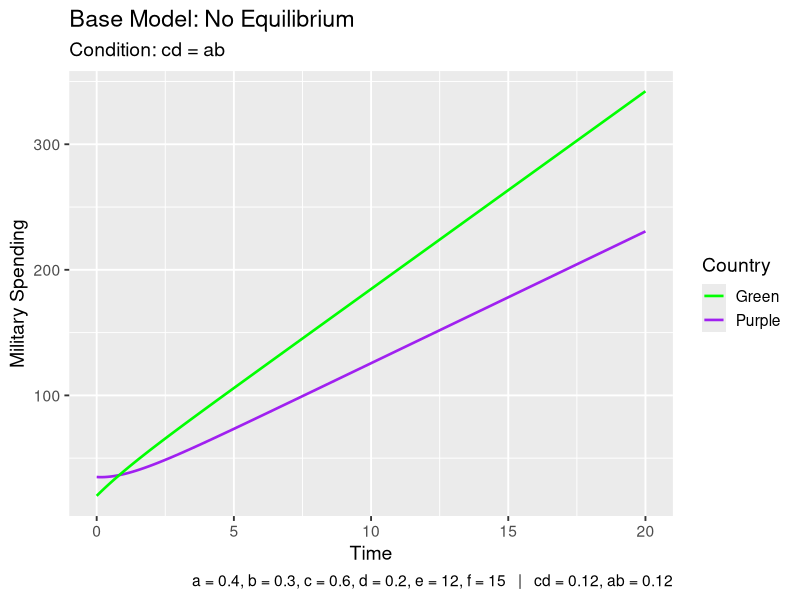
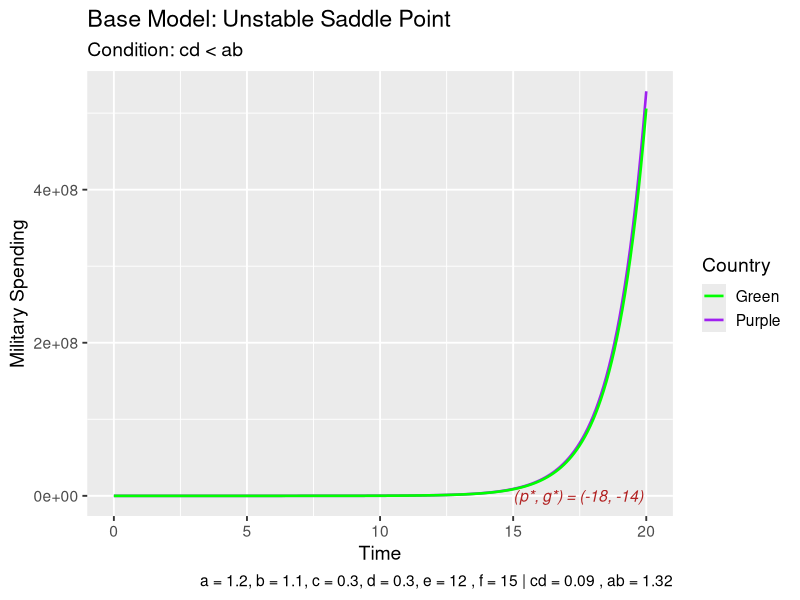
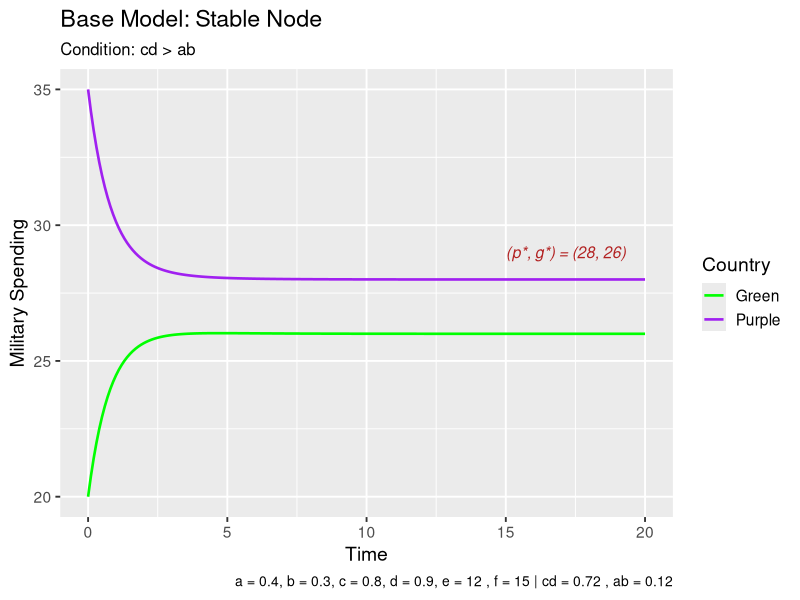
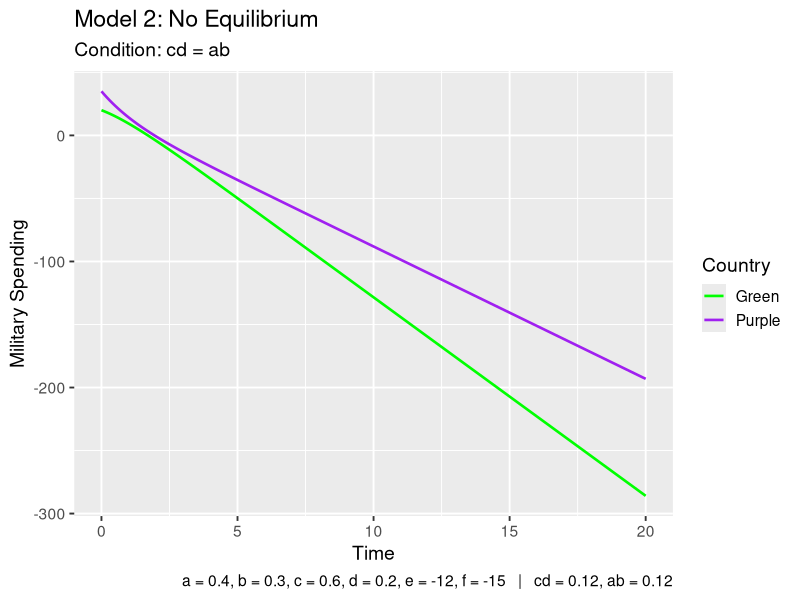
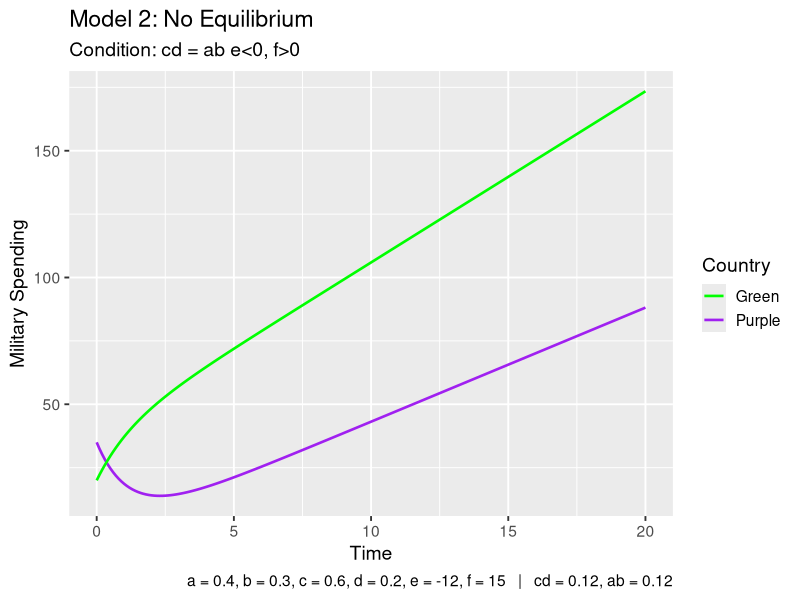
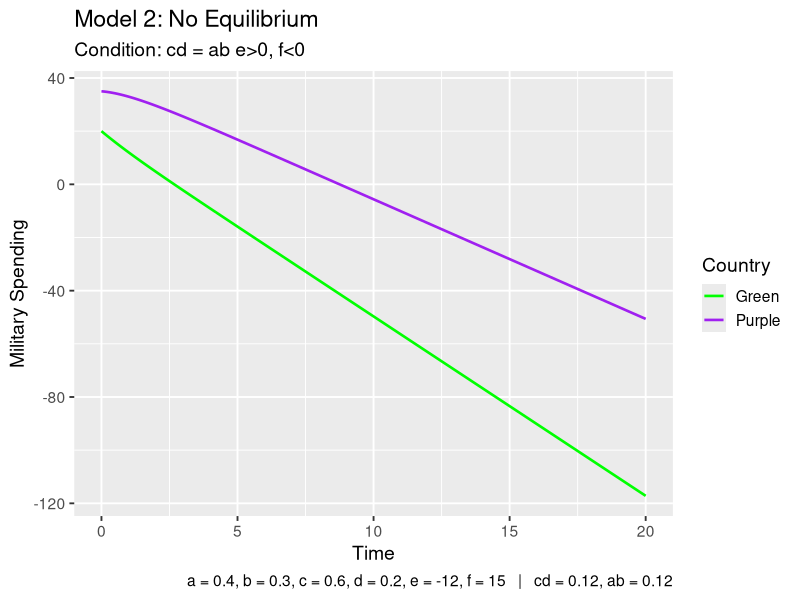

Write the R code that produced these figures, in order. (Note: this script raises an error after producing the figures.)
####################
# Arms Race Model
####################

#load libraries
library(ggplot2)

#time values
t_vals <- seq(0, 20, by = 0.1)

#parameters
#values of e and f shift the equilibrium but do not change stability results - confirm
e <- 12
f <- 15

#initial conditions determine the starting point of the simulation
#values below or above equilibrium affect whether spending initially increases or decreases
#p0 <- 12
#g0 <- 15
p0 <- 35
g0 <- 20

#create matrix to store model values: simulated spending levels of Purple and Green, respectively
arms <- matrix(NA, nrow = 2, ncol = length(t_vals))
arms[,1] <- c(p0, g0)

#Euler's method to numerically simulate the arms race model
arms_model <- function(t_vals, arms, a, b, c, d, e, f){
  h <- t_vals[2] - t_vals[1]
  for(t in 2:length(t_vals)){
    
    p_prev <- arms[1, t-1]
    g_prev <- arms[2, t-1]
  
    dp <- a*g_prev - c*p_prev + e
    dg <- b*p_prev - d*g_prev + f
    
    p_new <- p_prev + h*dp
    g_new <- g_prev + h*dg
    
    arms[,t] <- c(p_new, g_new)
  }
  return(arms)
}


#equilibirum
equilibrium <- function(a, b, c, d, e, f) {
  denom <- c*d - a*b
  if (abs(denom) < 1e-10) return(NULL)
  
  p_star <- (d*e + a*f) / denom
  g_star <- (b*e + c*f) / denom
  
  return(c(p_star = p_star, g_star = g_star))
}

#Model 1 - Condition: cd = ab, (e,f) >0
model1 <- arms_model(t_vals, arms, a = 0.4, b = 0.3, c = 0.6, d = 0.2, e, f)

soln1 <- data.frame(
  time = t_vals,
  purple = model1[1,],
  green = model1[2,]
)

ggplot(soln1) +
  geom_line(aes(x = time, y = purple, colour = "Purple"), linewidth = 0.9) +
  geom_line(aes(x = time, y = green, colour = "Green"), linewidth = 0.9) +
  
  labs(
    title = "Base Model: No Equilibrium",
    subtitle = "Condition: cd = ab",
    x = "Time",
    y = "Military Spending",
    colour = "Country",
    caption = paste0(
      "a = 0.4, b = 0.3, c = 0.6, d = 0.2, e = ", e, ", f = ", f,
      "   |   cd = ", round(0.6*0.2,2),
      ", ab = ", round(0.4*0.3,2)
    )
  ) +
  
  scale_colour_manual(values = c("Purple" = "purple", "Green" = "green")) +
  
  theme_gray(base_size = 14)

#Model 2 - Condition: cd < ab , +ve e,f
model2 <- arms_model(t_vals, arms, a = 1.2, b = 1.1, c = 0.3, d = 0.3, e, f)
#Plot Model 2
soln2 <- data.frame(
  time = t_vals,
  purple = model2[1,],
  green = model2[2,]
)

eq2 <- equilibrium(a = 1.2, b = 1.1, c = 0.3, d = 0.3, e = e, f = f)

ggplot(soln2) +
  geom_line(aes(x = time, y = purple, colour = "Purple"), linewidth = 0.9) +
  geom_line(aes(x = time, y = green, colour = "Green"), linewidth = 0.9) +
  
  #equilibrium label
  annotate("text",
           x = max(t_vals)*0.75,
           y = eq2["p_star"] + 1,
           label = paste0("(p*, g*) = (",
                          round(eq2["p_star"],0), ", ",
                          round(eq2["g_star"],0), ")"),
           hjust = 0,
           size = 4,
           colour = "firebrick",
           fontface = "italic") +
  
  labs(
    title = "Base Model: Unstable Saddle Point",
    subtitle = "Condition: cd < ab",
    x = "Time",
    y = "Military Spending",
    colour = "Country",
    caption = paste("a = 1.2, b = 1.1, c = 0.3, d = 0.3, e =", e, ", f =", f,
                    "| cd =", round(0.3*0.3,2), ", ab =", round(1.2*1.1,2))
  ) +
  scale_colour_manual(values = c("Purple" = "purple", "Green" = "green")) +
  theme_gray(base_size = 14)

#Model 3: Condition: cd > ab
model3 <- arms_model(t_vals, arms, a = 0.4, b = 0.3, c = 0.8, d = 0.9, e, f)

soln3 <- data.frame(
  time = t_vals,
  purple = model3[1,],
  green = model3[2,]
)

eq3 <- equilibrium(a = 0.4, b = 0.3, c = 0.8, d = 0.9, e = e, f = f)

ggplot(soln3) +
  geom_line(aes(x = time, y = purple, colour = "Purple"), linewidth = 0.9) +
  geom_line(aes(x = time, y = green, colour = "Green"), linewidth = 0.9) +
  
  #equilibrium label
  annotate("text",
           x = max(t_vals)*0.75,
           y = eq3["p_star"] + 1,
           label = paste0("(p*, g*) = (",
                          round(eq3["p_star"],0), ", ",
                          round(eq3["g_star"],0), ")"),
           hjust = 0,
           size = 4,
           colour = "firebrick",
           fontface = "italic") +
  
  labs(
    title = "Base Model: Stable Node",
    subtitle = "Condition: cd > ab",
    x = "Time",
    y = "Military Spending",
    colour = "Country",
    caption = paste("a = 0.4, b = 0.3, c = 0.8, d = 0.9, e =", e, ", f =", f,
                    "| cd =", round(0.8*0.9,2), ", ab =", round(0.4*0.3,2))
  ) +
  
  scale_colour_manual(values = c("Purple" = "purple", "Green" = "green")) +
  
  theme_gray(base_size = 14) +
  theme(
    plot.title = element_text(face = "plain"),
    plot.subtitle = element_text(size = 12),
    legend.position = "right",
    plot.caption = element_text(size = 10)
  )


#Model 1 - Condition: cd = ab, (e,f) < 0
model1_neg <- arms_model(t_vals, arms, a = 0.4, b = 0.3, c = 0.6, d = 0.2, e=-e, f=-f)

eq1 <- equilibrium(a = 0.4, b = 0.3, c = 0.6, d = 0.2, e = -e, f = -f) 
## Returns null so I'm going to delete logic for
## plotting equilibriums

soln1_neg <- data.frame(
  time = t_vals,
  purple = model1_neg[1,],
  green = model1_neg[2,]
)

ggplot(soln1_neg) +
  geom_line(aes(x = time, y = purple, colour = "Purple"), linewidth = 0.9) +
  geom_line(aes(x = time, y = green, colour = "Green"), linewidth = 0.9) +

  labs(
    title = "Model 2: No Equilibrium",
    subtitle = "Condition: cd = ab",
    x = "Time",
    y = "Military Spending",
    colour = "Country",
    caption = paste0(
      "a = 0.4, b = 0.3, c = 0.6, d = 0.2, e = ", -e, ", f = ", -f,
      "   |   cd = ", round(0.6*0.2,2),
      ", ab = ", round(0.4*0.3,2)
    )
  ) +
  
  scale_colour_manual(values = c("Purple" = "purple", "Green" = "green")) +
  
  theme_gray(base_size = 14)

#Model 1 - Condition: cd = ab, (e< 0 f> 0)
model1_diff <- arms_model(t_vals, arms, a = 0.4, b = 0.3, c = 0.6, d = 0.2, e=-e, f=f)

eq1 <- equilibrium(a = 0.4, b = 0.3, c = 0.6, d = 0.2, e = -e, f = f) 
## Returns null so I'm going to delete logic for
## plotting equilibriums

soln1_neg <- data.frame(
  time = t_vals,
  purple = model1_diff[1,],
  green = model1_diff[2,]
)

ggplot(soln1_neg) +
  geom_line(aes(x = time, y = purple, colour = "Purple"), linewidth = 0.9) +
  geom_line(aes(x = time, y = green, colour = "Green"), linewidth = 0.9) +
  
  labs(
    title = "Model 2: No Equilibrium",
    subtitle = "Condition: cd = ab e<0, f>0",
    x = "Time",
    y = "Military Spending",
    colour = "Country",
    caption = paste0(
      "a = 0.4, b = 0.3, c = 0.6, d = 0.2, e = ", -e, ", f = ", f,
      "   |   cd = ", round(0.6*0.2,2),
      ", ab = ", round(0.4*0.3,2)
    )
  ) +
  
  scale_colour_manual(values = c("Purple" = "purple", "Green" = "green")) +
  
  theme_gray(base_size = 14)

#Model 1 - Condition: cd = ab, (e> 0 f< 0)
model1_diff_b <- arms_model(t_vals, arms, a = 0.4, b = 0.3, c = 0.6, d = 0.2, e=e, f=-f)

eq1 <- equilibrium(a = 0.4, b = 0.3, c = 0.6, d = 0.2, e = e, f = -f) 
## Returns null so I'm going to delete logic for
## plotting equilibriums

soln1_neg <- data.frame(
  time = t_vals,
  purple = model1_diff_b[1,],
  green = model1_diff_b[2,]
)

ggplot(soln1_neg) +
  geom_line(aes(x = time, y = purple, colour = "Purple"), linewidth = 0.9) +
  geom_line(aes(x = time, y = green, colour = "Green"), linewidth = 0.9) +
  
  labs(
    title = "Model 2: No Equilibrium",
    subtitle = "Condition: cd = ab e>0, f<0",
    x = "Time",
    y = "Military Spending",
    colour = "Country",
    caption = paste0(
      "a = 0.4, b = 0.3, c = 0.6, d = 0.2, e = ", -e, ", f = ", f,
      "   |   cd = ", round(0.6*0.2,2),
      ", ab = ", round(0.4*0.3,2)
    )
  ) +
  
  scale_colour_manual(values = c("Purple" = "purple", "Green" = "green")) +
  
  theme_gray(base_size = 14)

#Model 2 - Condition: cd < ab , (e,f) < 0
model2_neg <- arms_model(t_vals, arms, a = 1.2, b = 1.1, c = 0.3, d = 0.3, e, f)
#Plot Model 2
soln2 <- data.frame(
  time = t_vals,
  purple = model2_neg[1,],
  green = model2_neg[2,]
)

eq2 <- equilibrium(a = 1.2, b = 1.1, c = 0.3, d = 0.3, e = -e, f = -f)

ggplot(soln2) +
  geom_line(aes(x = time, y = purple, colour = "Purple"), linewidth = 0.9) +
  geom_line(aes(x = time, y = green, colour = "Green"), linewidth = 0.9) +
  
  #equilibrium label
  abline()
  annotate("text",
           x = max(t_vals)*0.75,
           y = eq2["p_star"] + 1,
           label = paste0("(p*, g*) = (",
                          round(eq2["p_star"],0), ", ",
                          round(eq2["g_star"],0), ")"),
           hjust = 0,
           size = 4,
           colour = "firebrick",
           fontface = "italic") +
  
  labs(
    title = "Model 2: Unstable Saddle Point",
    subtitle = "Condition: cd < ab",
    x = "Time",
    y = "Military Spending",
    colour = "Country",
    caption = paste("a = 1.2, b = 1.1, c = 0.3, d = 0.3, e =", -e, ", f =", -f,
                    "| cd =", round(0.3*0.3,2), ", ab =", round(1.2*1.1,2))
  ) +
  scale_colour_manual(values = c("Purple" = "purple", "Green" = "green")) +
  theme_gray(base_size = 14)

#Model 2 - Condition: cd < ab , (e > 0, f < 0)
model2_diff <- arms_model(t_vals, arms, a = 1.2, b = 1.1, c = 0.3, d = 0.3, e, -f)
#Plot Model 2
soln2 <- data.frame(
  time = t_vals,
  purple = model2_diff[1,],
  green = model2_diff[2,]
)

eq2 <- equilibrium(a = 1.2, b = 1.1, c = 0.3, d = 0.3, e = e, f = -f)

ggplot(soln2) +
  geom_line(aes(x = time, y = purple, colour = "Purple"), linewidth = 0.9) +
  geom_line(aes(x = time, y = green, colour = "Green"), linewidth = 0.9) +
  
#equilibrium label
annotate("text",
         x = max(t_vals)*0.75,
         y = eq2["p_star"] + 1,
         label = paste0("(p*, g*) = (",
                        round(eq2["p_star"],0), ", ",
                        round(eq2["g_star"],0), ")"),
         hjust = 0,
         size = 4,
         colour = "firebrick",
         fontface = "italic") +
  
  labs(
    title = "Model 2: Unstable Saddle Point",
    subtitle = "Condition: cd < ab, e>0 f<0",
    x = "Time",
    y = "Military Spending",
    colour = "Country",
    caption = paste("a = 1.2, b = 1.1, c = 0.3, d = 0.3, e =", e, ", f =", -f,
                    "| cd =", round(0.3*0.3,2), ", ab =", round(1.2*1.1,2))
  ) +
  scale_colour_manual(values = c("Purple" = "purple", "Green" = "green")) +
  theme_gray(base_size = 14)

#Model 2 - Condition: cd < ab , (e < 0, f > 0)
model2_diff_b <- arms_model(t_vals, arms, a = 1.2, b = 1.1, c = 0.3, d = 0.3, -e, f)
#Plot Model 2
soln2 <- data.frame(
  time = t_vals,
  purple = model2_diff[1,],
  green = model2_diff[2,]
)

eq2 <- equilibrium(a = 1.2, b = 1.1, c = 0.3, d = 0.3, e = -e, f = f)

ggplot(soln2) +
  geom_line(aes(x = time, y = purple, colour = "Purple"), linewidth = 0.9) +
  geom_line(aes(x = time, y = green, colour = "Green"), linewidth = 0.9) +
  
  #equilibrium label
  annotate("text",
           x = max(t_vals)*0.75,
           y = eq2["p_star"] + 1,
           label = paste0("(p*, g*) = (",
                          round(eq2["p_star"],0), ", ",
                          round(eq2["g_star"],0), ")"),
           hjust = 0,
           size = 4,
           colour = "firebrick",
           fontface = "italic") +
  
  labs(
    title = "Model 2: Unstable Saddle Point",
    subtitle = "Condition: cd < ab, e<0 f>0",
    x = "Time",
    y = "Military Spending",
    colour = "Country",
    caption = paste("a = 1.2, b = 1.1, c = 0.3, d = 0.3, e =", -e, ", f =", f,
                    "| cd =", round(0.3*0.3,2), ", ab =", round(1.2*1.1,2))
  ) +
  scale_colour_manual(values = c("Purple" = "purple", "Green" = "green")) +
  theme_gray(base_size = 14)

#Model 3: Condition: cd > ab, (e,f) < 0
model3_neg <- arms_model(t_vals, arms, a = 0.4, b = 0.3, c = 0.8, d = 0.9, -e, -f)

soln3_neg <- data.frame(
  time = t_vals,
  purple = model3_neg[1,],
  green = model3_neg[2,]
)

eq3 <- equilibrium(a = 0.4, b = 0.3, c = 0.8, d = 0.9, e = -e, f = -f)

ggplot(soln3) +
  geom_line(aes(x = time, y = purple, colour = "Purple"), linewidth = 0.9) +
  geom_line(aes(x = time, y = green, colour = "Green"), linewidth = 0.9) +
  
  #equilibrium label
  annotate("text",
           x = max(t_vals)*0.75,
           y = eq3["p_star"] + 1,
           label = paste0("(p*, g*) = (",
                          round(eq3["p_star"],0), ", ",
                          round(eq3["g_star"],0), ")"),
           hjust = 0,
           size = 4,
           colour = "firebrick",
           fontface = "italic") +
  
  labs(
    title = "Model 2: Stable Node",
    subtitle = "Condition: cd > ab",
    x = "Time",
    y = "Military Spending",
    colour = "Country",
    caption = paste("a = 0.4, b = 0.3, c = 0.8, d = 0.9, e =", -e, ", f =", -f,
                    "| cd =", round(0.8*0.9,2), ", ab =", round(0.4*0.3,2))
  ) +
  
  scale_colour_manual(values = c("Purple" = "purple", "Green" = "green")) +
  
  theme_gray(base_size = 14) +
  theme(
    plot.title = element_text(face = "plain"),
    plot.subtitle = element_text(size = 12),
    legend.position = "right",
    plot.caption = element_text(size = 10)
  )

#Model 3: Condition: cd > ab, (e < 0, f > 0)
model3_diff <- arms_model(t_vals, arms, a = 0.4, b = 0.3, c = 0.8, d = 0.9, -e, f)

soln3_diff <- data.frame(
  time = t_vals,
  purple = model3_diff[1,],
  green = model3_diff[2,]
)

eq3 <- equilibrium(a = 0.4, b = 0.3, c = 0.8, d = 0.9, e = -e, f = f)

ggplot(soln3) +
  geom_line(aes(x = time, y = purple, colour = "Purple"), linewidth = 0.9) +
  geom_line(aes(x = time, y = green, colour = "Green"), linewidth = 0.9) +
  
  #equilibrium label
  annotate("text",
           x = max(t_vals)*0.75,
           y = eq3["p_star"] + 1,
           label = paste0("(p*, g*) = (",
                          round(eq3["p_star"],0), ", ",
                          round(eq3["g_star"],0), ")"),
           hjust = 0,
           size = 4,
           colour = "firebrick",
           fontface = "italic") +
  
  labs(
    title = "Model 2: Stable Node",
    subtitle = "Condition: cd > ab, e<0, f>0",
    x = "Time",
    y = "Military Spending",
    colour = "Country",
    caption = paste("a = 0.4, b = 0.3, c = 0.8, d = 0.9, e =", -e, ", f =", f,
                    "| cd =", round(0.8*0.9,2), ", ab =", round(0.4*0.3,2))
  ) +
  
  scale_colour_manual(values = c("Purple" = "purple", "Green" = "green")) +
  
  theme_gray(base_size = 14) +
  theme(
    plot.title = element_text(face = "plain"),
    plot.subtitle = element_text(size = 12),
    legend.position = "right",
    plot.caption = element_text(size = 10)
  )

#Model 3: Condition: cd > ab, (e > 0, f < 0)
model3_diff_b <- arms_model(t_vals, arms, a = 0.4, b = 0.3, c = 0.8, d = 0.9, e, -f)

soln3_diff <- data.frame(
  time = t_vals,
  purple = model3_diff_b[1,],
  green = model3_diff_b[2,]
)

eq3 <- equilibrium(a = 0.4, b = 0.3, c = 0.8, d = 0.9, e = e, f = -f)

ggplot(soln3) +
  geom_line(aes(x = time, y = purple, colour = "Purple"), linewidth = 0.9) +
  geom_line(aes(x = time, y = green, colour = "Green"), linewidth = 0.9) +
  
  #equilibrium label
  annotate("text",
           x = max(t_vals)*0.75,
           y = eq3["p_star"] + 1,
           label = paste0("(p*, g*) = (",
                          round(eq3["p_star"],0), ", ",
                          round(eq3["g_star"],0), ")"),
           hjust = 0,
           size = 4,
           colour = "firebrick",
           fontface = "italic") +
  
  labs(
    title = "Model 2: Stable Node",
    subtitle = "Condition: cd > ab, e>0, f<0",
    x = "Time",
    y = "Military Spending",
    colour = "Country",
    caption = paste("a = 0.4, b = 0.3, c = 0.8, d = 0.9, e =", e, ", f =", -f,
                    "| cd =", round(0.8*0.9,2), ", ab =", round(0.4*0.3,2))
  ) +
  
  scale_colour_manual(values = c("Purple" = "purple", "Green" = "green")) +
  
  theme_gray(base_size = 14) +
  theme(
    plot.title = element_text(face = "plain"),
    plot.subtitle = element_text(size = 12),
    legend.position = "right",
    plot.caption = element_text(size = 10)
  )

####################################
### Phase Diagrams for each Case ###
####################################

# Phase diagram for Case 1 e,f >0
plot(model1[1,], model1[2,],
     type="l",
     col="blue",
     lwd=2,
     xlab="Purple spending p(t)",
     ylab="Green spending g(t)",
     main="Phase Diagram: Case 1")
points(p0, g0, col="red", pch=19)  # starting point
text(p0, g0, "Start", pos=4)

# Phase diagram for Case 1 e,f < 0
plot(model1_neg[1,], model1_neg[2,],
     type="l",
     col="blue",
     lwd=2,
     xlab="Purple spending p(t)",
     ylab="Green spending g(t)",
     main="Phase Diagram: Case 1")
points(p0, g0, col="red", pch=19)  # starting point
text(p0, g0, "Start", pos=4)

# Phase diagram for Case 2
plot(model2[1,], model2[2,],
     type="l",
     col="blue",
     lwd=2,
     xlab="Purple spending p(t)",
     ylab="Green spending g(t)",
     main="Phase Diagram: Case 2")
points(p0, g0, col="red", pch=19)  # starting point
text(p0, g0, "Start", pos=4)

#Phase diagram for Case 3
plot(model3[1,], model3[2,],
     type="l",
     col="blue",
     lwd=2,
     xlab="Purple spending p(t)",
     ylab="Green spending g(t)",
     main="Phase Diagram: Case 3")
points(p0, g0, col="red", pch=19)  # starting point
text(p0, g0, "Start", pos=4)
